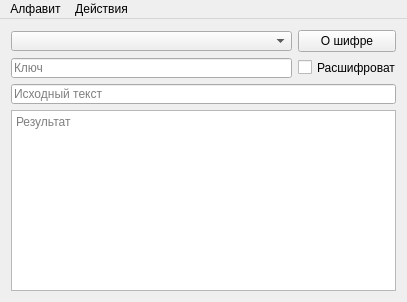
<?xml version="1.0" encoding="UTF-8"?>
<ui version="4.0">
 <class>MainWindow</class>
 <widget class="QMainWindow" name="MainWindow">
  <property name="geometry">
   <rect>
    <x>0</x>
    <y>0</y>
    <width>403</width>
    <height>300</height>
   </rect>
  </property>
  <property name="windowTitle">
   <string>Cipherinator</string>
  </property>
  <widget class="QWidget" name="centralWidget">
   <layout class="QGridLayout" name="gridLayout">
    <item row="0" column="0">
     <widget class="QComboBox" name="comboBox">
      <property name="minimumSize">
       <size>
        <width>281</width>
        <height>20</height>
       </size>
      </property>
      <property name="maximumSize">
       <size>
        <width>16777215</width>
        <height>20</height>
       </size>
      </property>
     </widget>
    </item>
    <item row="0" column="1">
     <widget class="QPushButton" name="pushButton">
      <property name="sizePolicy">
       <sizepolicy hsizetype="Fixed" vsizetype="Fixed">
        <horstretch>80</horstretch>
        <verstretch>40</verstretch>
       </sizepolicy>
      </property>
      <property name="minimumSize">
       <size>
        <width>98</width>
        <height>22</height>
       </size>
      </property>
      <property name="maximumSize">
       <size>
        <width>98</width>
        <height>22</height>
       </size>
      </property>
      <property name="text">
       <string>О шифре</string>
      </property>
     </widget>
    </item>
    <item row="1" column="1">
     <widget class="QCheckBox" name="checkBox">
      <property name="minimumSize">
       <size>
        <width>98</width>
        <height>17</height>
       </size>
      </property>
      <property name="maximumSize">
       <size>
        <width>98</width>
        <height>17</height>
       </size>
      </property>
      <property name="text">
       <string>Расшифровать</string>
      </property>
     </widget>
    </item>
    <item row="3" column="0" colspan="2">
     <widget class="QPlainTextEdit" name="plainTextEdit">
      <property name="minimumSize">
       <size>
        <width>385</width>
        <height>181</height>
       </size>
      </property>
      <property name="horizontalScrollBarPolicy">
       <enum>Qt::ScrollBarAlwaysOff</enum>
      </property>
      <property name="readOnly">
       <bool>true</bool>
      </property>
      <property name="placeholderText">
       <string>Результат</string>
      </property>
     </widget>
    </item>
    <item row="1" column="0">
     <widget class="QLineEdit" name="lineEdit_2">
      <property name="minimumSize">
       <size>
        <width>281</width>
        <height>20</height>
       </size>
      </property>
      <property name="maximumSize">
       <size>
        <width>16777215</width>
        <height>20</height>
       </size>
      </property>
      <property name="placeholderText">
       <string>Ключ</string>
      </property>
     </widget>
    </item>
    <item row="2" column="0" colspan="2">
     <widget class="QLineEdit" name="lineEdit">
      <property name="minimumSize">
       <size>
        <width>281</width>
        <height>20</height>
       </size>
      </property>
      <property name="maximumSize">
       <size>
        <width>16777215</width>
        <height>20</height>
       </size>
      </property>
      <property name="placeholderText">
       <string>Исходный текст</string>
      </property>
     </widget>
    </item>
   </layout>
  </widget>
  <widget class="QMenuBar" name="menuBar">
   <property name="geometry">
    <rect>
     <x>0</x>
     <y>0</y>
     <width>403</width>
     <height>21</height>
    </rect>
   </property>
   <widget class="QMenu" name="menu">
    <property name="title">
     <string>Действия</string>
    </property>
    <addaction name="action_2"/>
    <addaction name="action_5"/>
   </widget>
   <widget class="QMenu" name="menu_3">
    <property name="title">
     <string>Алфавит</string>
    </property>
   </widget>
   <addaction name="menu_3"/>
   <addaction name="menu"/>
  </widget>
  <action name="action_2">
   <property name="text">
    <string>Настройки</string>
   </property>
  </action>
  <action name="action_5">
   <property name="text">
    <string>О программе</string>
   </property>
  </action>
 </widget>
 <layoutdefault spacing="6" margin="11"/>
 <resources/>
 <connections/>
</ui>
